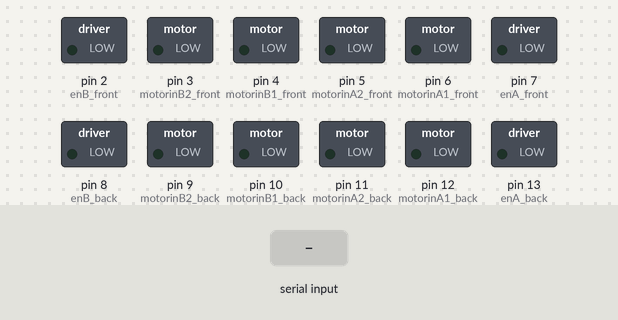
Bench run of a sketch on a simulated Arduino Uno, built with avr-gcc and run on an emulated ATmega328P. On the bench: switched loads named in the sketch (green lamp = pin HIGH). The test bench sets the inputs (shaded band).

Above: at 1.2 s.
1.3 s: "F\n" received over Serial
At 3.14 s:
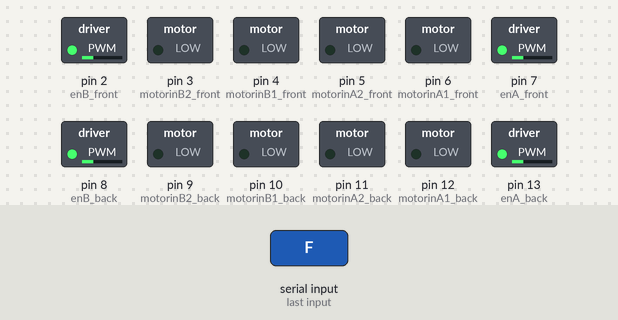
4.3 s: byte 66 ('B') received over Serial
At 4.42 s:
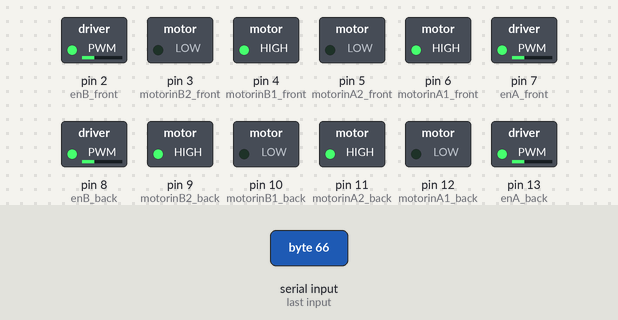
7.3 s: byte 76 ('L') received over Serial
At 7.92 s:
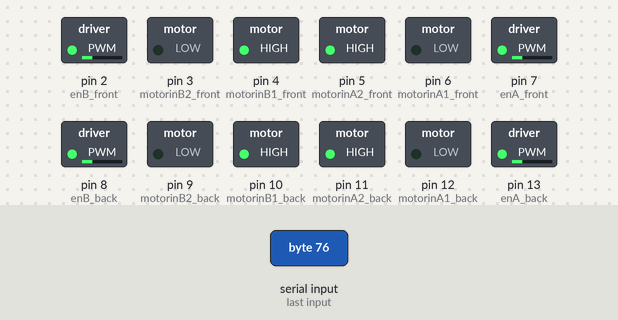
10.3 s: byte 70 ('F') received over Serial
At 10.8 s:
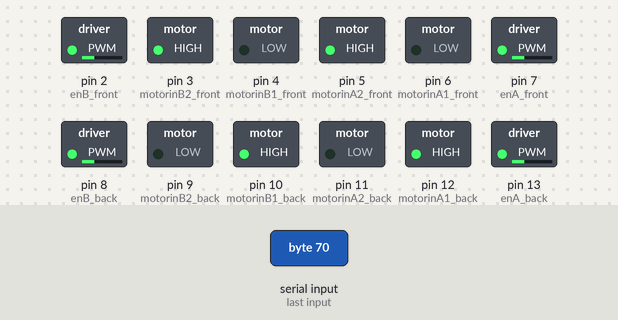
13.3 s: byte 82 ('R') received over Serial
At 13.75 s:
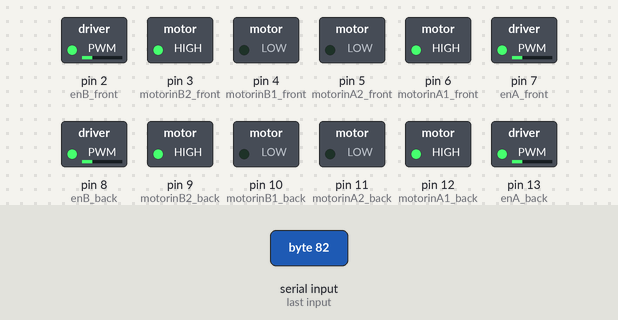
16.3 s: "R\n" received over Serial
At 19.3 s:
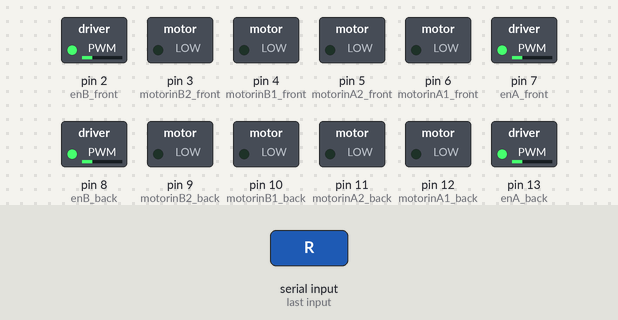
Timing chart, 0 to 51.5 s (numbered marks = the images above; inputs shaded):
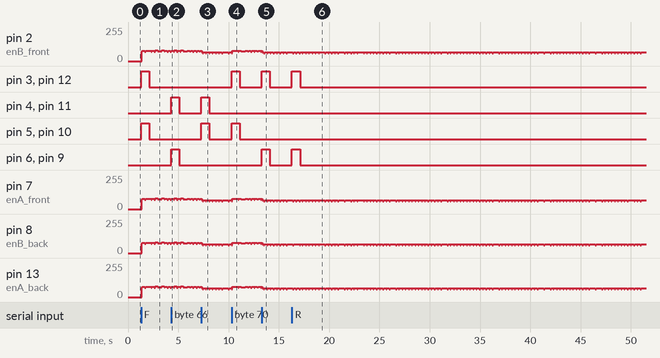

Measured:
- after the input at 1.3 s, pin 3 (motorinB2_front), pin 5 (motorinA2_front), pin 10 (motorinB1_back), pin 12 (motorinA1_back): LOW → HIGH at once, → LOW 0.80 s later
- after the input at 4.3 s, pin 4 (motorinB1_front), pin 6 (motorinA1_front), pin 9 (motorinB2_back), pin 11 (motorinA2_back): LOW → HIGH at once, → LOW 0.80 s later
- after the input at 7.3 s, pin 4 (motorinB1_front), pin 5 (motorinA2_front), pin 10 (motorinB1_back), pin 11 (motorinA2_back): LOW → HIGH at once, → LOW 0.80 s later
- after the input at 10.3 s, pin 3 (motorinB2_front), pin 5 (motorinA2_front), pin 10 (motorinB1_back), pin 12 (motorinA1_back): LOW → HIGH at once, → LOW 0.80 s later
- after the input at 13.3 s, pin 3 (motorinB2_front), pin 6 (motorinA1_front), pin 9 (motorinB2_back), pin 12 (motorinA1_back): LOW → HIGH at once, → LOW 0.80 s later
- after the input at 16.3 s, pin 3 (motorinB2_front), pin 6 (motorinA1_front), pin 9 (motorinB2_back), pin 12 (motorinA1_back): LOW → HIGH at once, → LOW 0.80 s later

The sketch:

finalDemo.ino
```cpp
//red wire wrapped around front of robot
//front motors
int enA_front = 7; //blue
int motorinA1_front = 6;
int motorinA2_front = 5;
int motorinB1_front = 4;
int motorinB2_front = 3;
int enB_front = 2; //brown

//back motors
int enA_back = 13; //white
int motorinA1_back = 12;
int motorinA2_back = 11;
int motorinB1_back = 10;
int motorinB2_back = 9;
int enB_back = 8; //yellow

// software PWM variables
unsigned long lastUpdate = 0;
int cycleTime = 20;    // milliseconds for full PWM cycle
int onTime = 0;        // how long motor is on in current cycle

// fake pwm
int targetSpeed = 0;   // 0–255, desired speed
char currentDirection = 'S';
int spd = 0;

void setup() {
  Serial.begin(115200);

  //initalize front
  pinMode(enA_front, OUTPUT);
  pinMode(motorinA1_front, OUTPUT);
  pinMode(motorinA2_front, OUTPUT);
  pinMode(enB_front, OUTPUT);
  pinMode(motorinB1_front, OUTPUT);
  pinMode(motorinB2_front, OUTPUT);

  //initalize back
  pinMode(enA_back, OUTPUT);
  pinMode(motorinA1_back, OUTPUT);
  pinMode(motorinA2_back, OUTPUT);
  pinMode(enB_back, OUTPUT);
  pinMode(motorinB1_back, OUTPUT);
  pinMode(motorinB2_back, OUTPUT);

}

//  speed (0–255)
void setSpeed(int speed){
  //set speed
  analogWrite(enA_front, speed);
  analogWrite(enB_front, speed);
  analogWrite(enA_back, speed);
  analogWrite(enB_back, speed);
}

//  speed (0–255)
void forward(){
  //front wheels
  digitalWrite(motorinA1_front, LOW);
  digitalWrite(motorinA2_front, HIGH);
  digitalWrite(motorinB1_front, LOW);
  digitalWrite(motorinB2_front, HIGH);

  //back wheels
  digitalWrite(motorinA1_back, HIGH);
  digitalWrite(motorinA2_back, LOW);
  digitalWrite(motorinB1_back, HIGH);
  digitalWrite(motorinB2_back, LOW);
  // Serial.println("Forwards");
}

//  speed (0–255)
void backward(){
  //front wheels
  digitalWrite(motorinA1_front, HIGH);
  digitalWrite(motorinA2_front, LOW);
  digitalWrite(motorinB1_front, HIGH);
  digitalWrite(motorinB2_front, LOW);

  //back wheels
  digitalWrite(motorinA1_back, LOW);
  digitalWrite(motorinA2_back, HIGH);
  digitalWrite(motorinB1_back, LOW);
  digitalWrite(motorinB2_back, HIGH);
}

// speed (0-255)
void turnLeft(){
  //front wheels
  digitalWrite(motorinA1_front, LOW);
  digitalWrite(motorinA2_front, HIGH);
  digitalWrite(motorinB1_front, HIGH);
  digitalWrite(motorinB2_front, LOW);

  //back wheels
  digitalWrite(motorinA1_back, LOW);
  digitalWrite(motorinA2_back, HIGH);
  digitalWrite(motorinB1_back, HIGH);
  digitalWrite(motorinB2_back, LOW);
}

void turnRight(){
  //front wheels
  digitalWrite(motorinA1_front, HIGH);
  digitalWrite(motorinA2_front, LOW);
  digitalWrite(motorinB1_front, LOW);
  digitalWrite(motorinB2_front, HIGH);

  //back wheels
  digitalWrite(motorinA1_back, HIGH);
  digitalWrite(motorinA2_back, LOW);
  digitalWrite(motorinB1_back, LOW);
  digitalWrite(motorinB2_back, HIGH);
}

void stopMotors() {
  digitalWrite(motorinA1_front, LOW);
  digitalWrite(motorinA2_front, LOW);
  digitalWrite(motorinB1_front, LOW);
  digitalWrite(motorinB2_front, LOW);
  digitalWrite(motorinA1_back, LOW);
  digitalWrite(motorinA2_back, LOW);
  digitalWrite(motorinB1_back, LOW);
  digitalWrite(motorinB2_back, LOW);
  analogWrite(enA_front, 0);
  analogWrite(enB_front, 0);
  analogWrite(enA_back, 0);
  analogWrite(enB_back, 0);
  // Serial.println("Stopped");
}

// Map speed 0-100% to PWM duty cycle
int mapSpeedToDuty(int speedPercent) {
  int minDuty = 2;   // ~10% of cycleTime
  int maxDuty = cycleTime; // full cycle
  speedPercent = constrain(speedPercent, 0, 100);
  if (speedPercent == 0) return 0;
  if (speedPercent == 100) return maxDuty;
  return map(speedPercent, 0, 100, minDuty, maxDuty);
}


// Software PWM
void softwarePWM() {
  unsigned long now = millis();
  if (now - lastUpdate >= cycleTime) {
    lastUpdate = now;
    onTime = mapSpeedToDuty(targetSpeed);
  }

  unsigned long timeInCycle = millis() % cycleTime;
  if (timeInCycle < onTime) {
    // motor ON
    analogWrite(enA_front, 255);
    analogWrite(enB_front, 255);
    analogWrite(enA_back, 255);
    analogWrite(enB_back, 255);
  } else {
    // motor OFF
    analogWrite(enA_front, 0);
    analogWrite(enB_front, 0);
    analogWrite(enA_back, 0);
    analogWrite(enB_back, 0);
  }
}

unsigned long commandStart = 0;
unsigned long commandDuration = 800; // timeout in ms

void loop() {
  if (Serial.available() > 0) {
    //read command line
    char cmd = Serial.read();

    commandStart = millis();  // reset timeout timer

    switch (cmd) {
      case '\n':
        break;
      case 'F':
        currentDirection = 'F';
        forward();
        targetSpeed = 25;
        break;
      case 'B':
        currentDirection = 'B';
        backward();
        targetSpeed = 25;
        break;
      case 'L':
        currentDirection = 'L';
        turnLeft();
        targetSpeed = 20;
        break;
      case 'R':
        currentDirection = 'R';
        turnRight();
        targetSpeed = 20;
        break;
      case 'S':
        currentDirection = 'S';
        stopMotors();
        break;
      default:
        // Serial.print("Unknown command: ");
        // Serial.println(cmd);
        break;
    }
  }
  //reset count and stop motors
  // timeout check
  if (currentDirection != 'S' && millis() - commandStart > commandDuration) {
        stopMotors();
        currentDirection = 'S';
  }
  softwarePWM();
}
```
